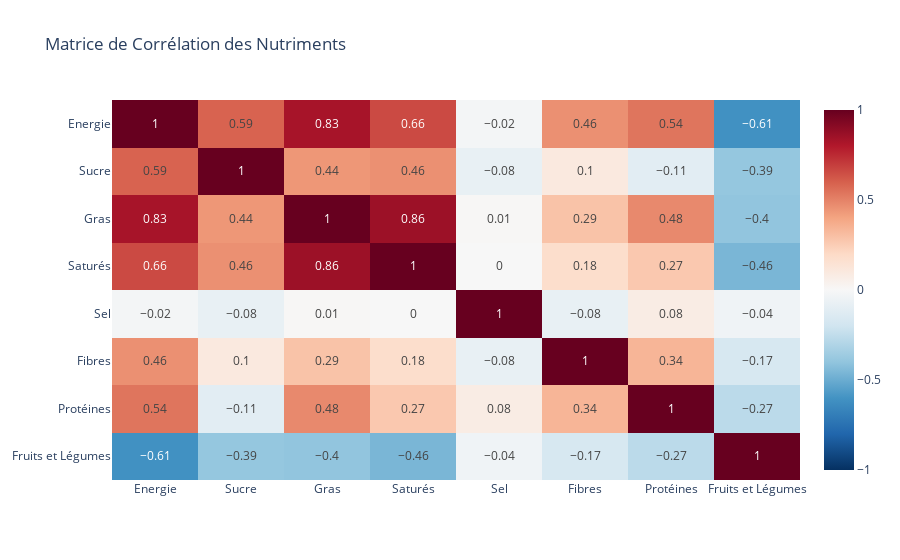

The notebook cell saved with this chart:
### Code cell
corr_matrix(df_final).show()

### Figure 1 — Plotly figure (JSON) as saved in the notebook; plotly's stock layout.template omitted (floating-point values rounded to 4 significant figures)
{"data": [{"coloraxis": "coloraxis", "hovertemplate": "x: %{x}<br>y: %{y}<br>color: %{z}<extra></extra>", "name": "0", "texttemplate": "%{z}", "type": "heatmap", "x": ["Energie", "Sucre", "Gras", "Saturés", "Sel", "Fibres", "Protéines", "Fruits et Légumes"], "xaxis": "x", "y": ["Energie", "Sucre", "Gras", "Saturés", "Sel", "Fibres", "Protéines", "Fruits et Légumes"], "yaxis": "y", "z": [[1.0, 0.59, 0.83, 0.66, -0.02, 0.46, 0.54, -0.61], [0.59, 1.0, 0.44, 0.46, -0.08, 0.1, -0.11, -0.39], [0.83, 0.44, 1.0, 0.86, 0.01, 0.29, 0.48, -0.4], [0.66, 0.46, 0.86, 1.0, -0.0, 0.18, 0.27, -0.46], [-0.02, -0.08, 0.01, -0.0, 1.0, -0.08, 0.08, -0.04], [0.46, 0.1, 0.29, 0.18, -0.08, 1.0, 0.34, -0.17], [0.54, -0.11, 0.48, 0.27, 0.08, 0.34, 1.0, -0.27], [-0.61, -0.39, -0.4, -0.46, -0.04, -0.17, -0.27, 1.0]]}], "layout": {"coloraxis": {"cmax": 1, "cmin": -1, "colorscale": [[0, "rgb(5,48,97)"], [0.1, "rgb(33,102,172)"], [0.2, "rgb(67,147,195)"], [0.3, "rgb(146,197,222)"], [0.4, "rgb(209,229,240)"], [0.5, "rgb(247,247,247)"], [0.6, "rgb(253,219,199)"], [0.7, "rgb(244,165,130)"], [0.8, "rgb(214,96,77)"], [0.9, "rgb(178,24,43)"], [1, "rgb(103,0,31)"]]}, "title": {"text": "Matrice de Corrélation des Nutriments"}, "xaxis": {"anchor": "y", "domain": [0, 1]}, "yaxis": {"anchor": "x", "autorange": "reversed", "domain": [0, 1]}}}
